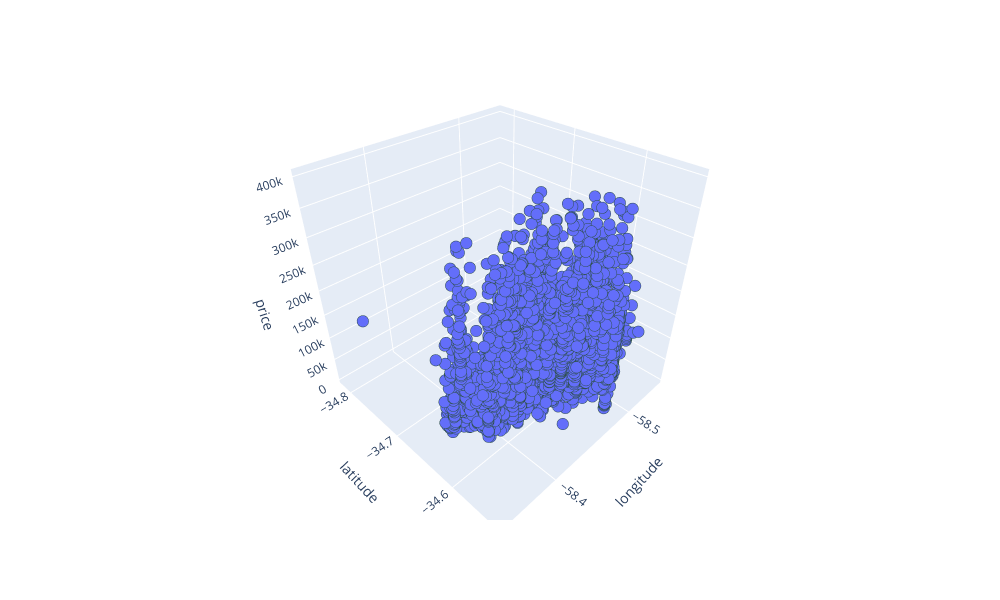

Notebook code for this chart:
### Markdown cell above
### 3D scatter plot of Latitude, Longitude, prices

### Code cell
fig= px.scatter_3d(
    df,
    x="lon",
    y="lat",
    z="price_aprox_usd",
    labels={"lon": "longitude", "lat": "latitude", "price_aprox_usd": "price"},
    width = 1000,
    height= 600,   
)

# Refine formatting
fig.update_traces(
    marker={"size": 4, "line": {"width": 2, "color": "DarkSlateGrey"}},
    selector={"mode": "markers"},
)

# Display figure
fig.show()

### Figure 1 — Plotly figure (JSON) as saved in the notebook; plotly's stock layout.template omitted (floating-point values rounded to 4 significant figures; data arrays with more than 128 entries replaced by an {"elided": "..."} marker saying what was removed)
{"data": [{"hovertemplate": "longitude=%{x}<br>latitude=%{y}<br>price=%{z}<extra></extra>", "legendgroup": "", "marker": {"color": "#636efa", "line": {"color": "DarkSlateGrey", "width": 2}, "size": 4, "symbol": "circle"}, "mode": "markers", "name": "", "scene": "scene", "showlegend": false, "type": "scatter3d", "x": {"elided": "7341 float values"}, "y": {"elided": "7341 float values"}, "z": {"elided": "7341 float values"}}], "layout": {"height": 600, "legend": {"tracegroupgap": 0}, "margin": {"t": 60}, "scene": {"domain": {"x": [0, 1], "y": [0, 1]}, "xaxis": {"title": {"text": "longitude"}}, "yaxis": {"title": {"text": "latitude"}}, "zaxis": {"title": {"text": "price"}}}, "width": 1000}}
